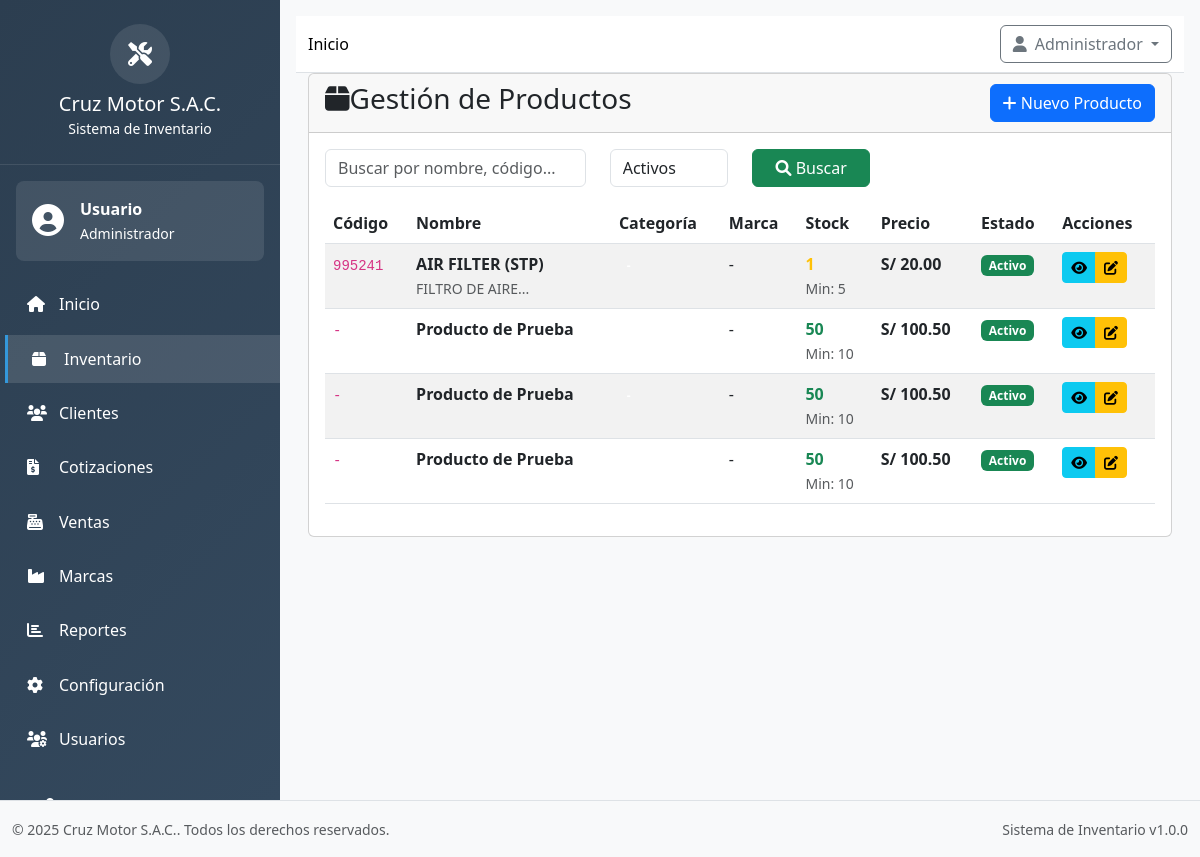
The app's page /?page=productos (signed in) with its own data.
### tables this page shows
CREATE TABLE `productos` (
  `id_producto` int NOT NULL,
  `id_subcategoria` int NOT NULL,
  `id_unidad` int NOT NULL,
  `id_marca` int DEFAULT NULL,
  `id_ubicacion` int DEFAULT NULL,
  `nombre` varchar(150) NOT NULL,
  `descripcion` text,
  `codigo_barras` varchar(100) DEFAULT NULL,
  `precio_unitario` decimal(10,2) NOT NULL,
  `stock_actual` int DEFAULT '0',
  `stock_minimo` int DEFAULT '0',
  `estado` enum('activo','inactivo') DEFAULT 'activo'
);

### app/controllers/ProductoController.php (called while the page is built, shortened)
<?php
class ProductoController extends Controller
{
    private $productoModel;
    private $categoriaModel;
    private $subcategoriaModel;
    private $marcaModel;
    public function __construct()
    {
        try {
            $this->productoModel = new Producto();
            $this->categoriaModel = new Categoria();
            $this->subcategoriaModel = new Subcategoria();
            $this->marcaModel = new Marca();
        } catch (Exception $e) {
            Logger::error("Error al inicializar ProductoController: " . $e->getMessage());
            throw $e;
        }
    }
    public function index()
    {
        $search = $_GET['search'] ?? '';
        $categoria = $_GET['categoria'] ?? '';
        $subcategoria = $_GET['subcategoria'] ?? '';
        $marca = $_GET['marca'] ?? '';
        $estado = $_GET['estado'] ?? 'activo';
        $stock = $_GET['stock'] ?? '';
        $filters = [
            'categoria' => $categoria,
            'subcategoria' => $subcategoria,
            'marca' => $marca,
            'estado' => $estado
        ];
        $productos = $this->productoModel->searchProducts($search, $filters);
        $categorias = $this->categoriaModel->getForSelect();
        $subcategorias = $this->subcategoriaModel->getSubcategoriesWithCategory();
        $marcas = $this->marcaModel->getAll();
        $titulo = 'Gestión de Productos';
        $this->view('productos/index', [
            'productos' => $productos,
            'categorias' => $categorias,
            'subcategorias' => $subcategorias,
            'marcas' => $marcas,
            'search' => $search,
            'categoria_selected' => $categoria,
            'subcategoria_selected' => $subcategoria,
            'marca_selected' => $marca,
            'estado_selected' => $estado,
            'stock_selected' => $stock,
            'titulo' => $titulo
        ]);
    }
}

### app/core/Database.php (called while the page is built, shortened)
<?php
class Database
{
    private static $instance = null;
    private $connection;
    private $host;
    private $dbname;
    private $username;
    private $password;
    private $charset;
    private function __construct()
    {
        $this->host = DB_HOST;
        $this->dbname = DB_NAME;
        $this->username = DB_USER;
        $this->password = DB_PASS;
        $this->charset = DB_CHARSET;
    }
    public static function getInstance()
    {
        if (self::$instance === null) {
            self::$instance = new self();
        }
        return self::$instance;
    }
    private function connect()
    {
        try {
            $dsn = "mysql:host={$this->host};dbname={$this->dbname};charset={$this->charset}";
            $options = [
                PDO::ATTR_ERRMODE => PDO::ERRMODE_EXCEPTION,
                PDO::ATTR_DEFAULT_FETCH_MODE => PDO::FETCH_ASSOC,
                PDO::ATTR_EMULATE_PREPARES => false,
                PDO::MYSQL_ATTR_INIT_COMMAND => "SET NAMES {$this->charset}"
            ];
            $this->connection = new PDO($dsn, $this->username, $this->password, $options);
        } catch (PDOException $e) {
            Logger::error("Error de conexión a base de datos: " . $e->getMessage(), [
                'host' => $this->host,
                'database' => $this->dbname
            ]);
            throw new Exception("Error de conexión a la base de datos: " . $e->getMessage());
        }
    }
    public function select($sql, $params = [])
    {
        try {
            $stmt = $this->connection->prepare($sql);
            $stmt->execute($params);
            return $stmt->fetchAll();
        } catch (PDOException $e) {
            Logger::error("Error en consulta SELECT: " . $e->getMessage(), [
                'sql' => $sql,
                'params' => $params
            ]);
            throw new Exception("Error en consulta SELECT: " . $e->getMessage());
        }
    }
}

### app/core/Logger.php (called while the page is built, shortened)
<?php
class Logger
{
    private static function isLevelEnabled($level)
    {
        $levels = [
            self::DEBUG => 0,
            self::INFO => 1,
            self::WARNING => 2,
            self::ERROR => 3
        ];
        $logLevel = defined('LOG_LEVEL') ? LOG_LEVEL : 'INFO';
        $currentLevel = $levels[$logLevel] ?? 1;
        $messageLevel = $levels[$level] ?? 0;
        return $messageLevel >= $currentLevel;
    }
}

### app/models/Producto.php (called while the page is built, shortened)
<?php
class Producto extends Model
{
    public function getProductsWithDetails($conditions = '1=1', $params = [], $orderBy = 'p.nombre ASC', $limit = null)
    {
        $sql = "SELECT p.*,
               s.nombre as subcategoria_nombre,
               c.nombre as categoria_nombre,
               m.nombre as marca_nombre,
               u.nombre as unidad_nombre,
               ub.nombre as ubicacion_nombre
        FROM productos p
        LEFT JOIN subcategorias s ON p.id_subcategoria = s.id_subcategoria
        LEFT JOIN categorias c ON s.id_categoria = c.id_categoria
        LEFT JOIN marcas m ON p.id_marca = m.id_marca
        LEFT JOIN unidades u ON p.id_unidad = u.id_unidad
        LEFT JOIN ubicaciones ub ON p.id_ubicacion = ub.id_ubicacion
        WHERE {$conditions}";
        if ($orderBy) {
            $sql .= " ORDER BY {$orderBy}";
        }
        return $this->db->select($sql, $params);
    }
    public function searchProducts($term, $filters = [])
    {
        $conditions = [];
        $params = [];
        if (isset($filters['estado']) && $filters['estado'] !== '') {
            $conditions[] = "p.estado = ?";
            $params[] = $filters['estado'];
        }
        $whereClause = implode(' AND ', $conditions);
        return $this->getProductsWithDetails($whereClause, $params);
    }
}

### app/core/Model.php (called while the page is built, shortened)
<?php
abstract class Model
{
    public function __construct()
    {
        try {
            $this->db = Database::getInstance();
        } catch (Exception $e) {
            Logger::error("Error al inicializar modelo: " . $e->getMessage(), [
                'model' => get_class($this)
            ]);
            throw $e;
        }
    }
}

### config/config.php (called while the page is built, shortened)
<?php
function formatCurrency($amount, $symbol = 'S/')
{
    return $symbol . ' ' . number_format((float)$amount, 2, '.', ',');
}

### app/views/productos/index.php (the view, shortened to what this page needs)
<div class="container-fluid">
    <div class="row">
        <div class="col-12">
            <div class="card">
                <div class="card-header d-flex justify-content-between align-items-center">
                    <h3 class="card-title">
                        <i class="fas fa-box mr-2"></i>Gestión de Productos
                    </h3>
                    <a href="?page=productos&action=create" class="btn btn-primary">
                        <i class="fas fa-plus"></i> Nuevo Producto
                    </a>
                </div>
                <div class="card-body">
                    <form id="filtrosProductosForm" method="GET" action="http://localhost/CruzMotorSAC/public/?page=productos" class="mb-3">
                        <div class="row">
                            <div class="col-md-4">
                                <input type="text" name="search" class="form-control" placeholder="Buscar por nombre, código..." value="<?= htmlspecialchars($search) ?>">
                            </div>
                            <div class="col-md-2">
                                <select name="estado" class="form-control">
                                    <option value="activo" <?= $estado_selected == 'activo' ? 'selected' : '' ?>>Activos</option>
                                </select>
                            </div>
                            <div class="col-md-2">
                                <button type="submit" class="btn btn-success w-100"><i class="fas fa-search"></i> Buscar</button>
                            </div>
                        </div>
                    </form>
                    <div class="table-responsive">
                        <table class="table table-striped table-hover">
                            <thead class="thead-dark">
                                <tr>
                                    <th>Código</th>
                                    <th>Nombre</th>
                                    <th>Categoría</th>
                                    <th>Marca</th>
                                    <th>Stock</th>
                                    <th>Precio</th>
                                    <th>Estado</th>
                                    <th>Acciones</th>
                                </tr>
                            </thead>
                            <tbody>
                                <?php if (empty($productos)): ?>
                                    <tr>
                                        <td colspan="8" class="text-center text-muted py-4">
                                            <i class="fas fa-inbox fa-3x mb-3"></i><br>
                                            No se encontraron productos
                                        </td>
                                    </tr>
                                <?php else: ?>
                                    <?php foreach ($productos as $producto): ?>
                                        <tr>
                                            <td>
                                                <code><?= htmlspecialchars($producto['codigo_barras'] ?? '-') ?></code>
                                            </td>
                                            <td>
                                                <strong><?= htmlspecialchars($producto['nombre']) ?></strong>
                                                <?php if ($producto['descripcion']): ?>
                                                    <br><small class="text-muted"><?= htmlspecialchars(substr($producto['descripcion'], 0, 50)) ?>...</small>
                                                <?php endif; ?>
                                            </td>
                                            <td>
                                                <span class="badge badge-info">
                                                </span>
                                            </td>
                                            <td><?= htmlspecialchars($producto['marca_nombre'] ?? '-') ?></td>
                                            <td>
                                                <?php
                                                $stock = isset($producto['stock_actual']) ? (int)$producto['stock_actual'] : 0;
                                                $stockMin = isset($producto['stock_minimo']) ? (int)$producto['stock_minimo'] : 0;
                                                $alertClass = 'text-secondary';
                                                if ($stock === 0) {
                                                    $alertClass = 'text-danger';
                                                } elseif ($stockMin > 0 && $stock <= $stockMin) {
                                                    $alertClass = 'text-warning';
                                                } elseif ($stock > $stockMin) {
                                                    $alertClass = 'text-success';
                                                }
                                                ?>
                                                <span class="<?= $alertClass ?>">
                                                    <strong><?= number_format($stock) ?></strong>
                                                </span>
                                                <br><small class="text-muted">Min: <?= number_format($stockMin) ?></small>
                                            </td>
                                            <td>
                                                <strong><?= formatCurrency($producto['precio_unitario']) ?></strong>
                                            </td>
                                            <td>
                                                <?php if ($producto['estado'] == 'activo'): ?>
                                                    <span class="badge bg-success">Activo</span>
                                                <?php else: ?>
                                                    <span class="badge bg-secondary">Inactivo</span>
                                                <?php endif; ?>
                                            </td>
                                            <td>
                                                <div class="btn-group btn-group-sm">
                                                    <a href="?page=productos&action=view&id=<?= $producto['id_producto'] ?>"
                                                        class="btn btn-info" title="Ver">
                                                        <i class="fas fa-eye"></i>
                                                    </a>
                                                    <a href="?page=productos&action=edit&id=<?= $producto['id_producto'] ?>"
                                                        class="btn btn-warning" title="Editar">
                                                        <i class="fas fa-edit"></i>
                                                    </a>
                                                </div>
                                            </td>
                                        </tr>
                                    <?php endforeach; ?>
                                <?php endif; ?>
                            </tbody>
                        </table>
                    </div>
                </div>
            </div>
        </div>
    </div>
</div>

### records on screen
productos: codigo_barras "995241", nombre "AIR FILTER (STP)", descripcion "FILTRO DE AIRE", marca_nombre "-", stock_actual "1", stock_minimo "5", precio_unitario "S/ 20.00", estado "Activo"
productos: codigo_barras "-", nombre "Producto de Prueba", marca_nombre "-", stock_actual "50", stock_minimo "10", precio_unitario "S/ 100.50", estado "Activo"
productos: codigo_barras "-", nombre "Producto de Prueba", marca_nombre "-", stock_actual "50", stock_minimo "10", precio_unitario "S/ 100.50", estado "Activo"
productos: codigo_barras "-", nombre "Producto de Prueba", marca_nombre "-", stock_actual "50", stock_minimo "10", precio_unitario "S/ 100.50", estado "Activo"

### other values on screen
COMPANY_NAME "Cruz Motor S.A.C."
$user['nombre'] "Usuario"
$user['rol'] "Administrador"
APP_VERSION "1.0.0"
